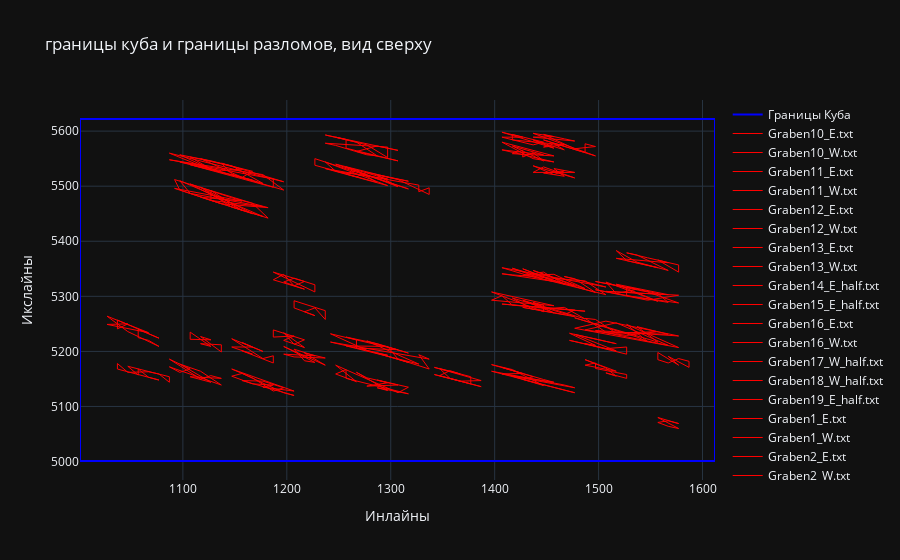

Source (notebook cell):
### Code cell
plot_verh(poligon_cub_verh, polygons_xy, 0)
